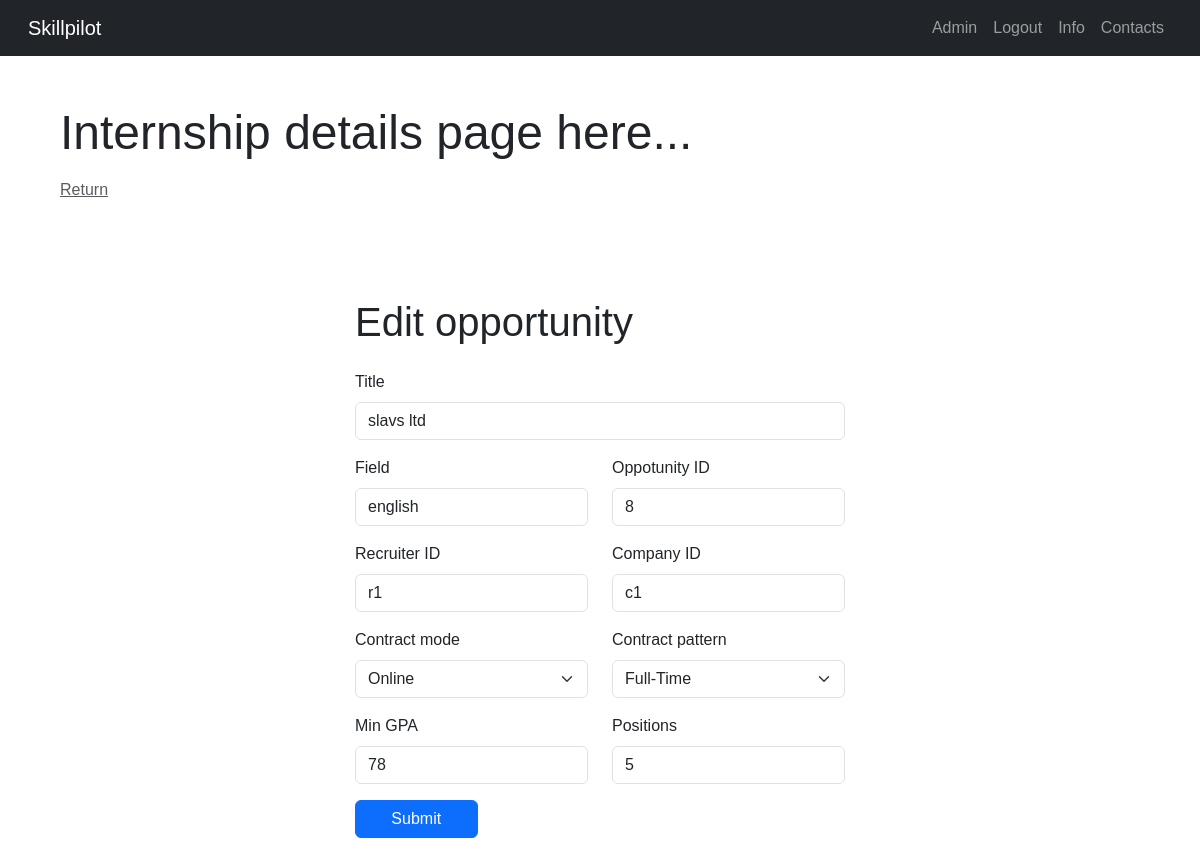
The app's page /internship-details/8/ (signed in) with its own data.
### core/models.py (models this page shows)
class Internship(models.Model):
    class pattern(models.TextChoices):
        FULL_TIME = 'FT', _('Full-Time')
        PART_TIME = 'PT', _('Part-Time')
    class mode(models.TextChoices):
        ONLINE = 'online', _('Online')
        IN_PERSON = 'in-person', _('In-Person')
        HYBRID = 'hybrid', _('Hybrid')
    internshipID = models.CharField(max_length = 10, primary_key= True)
    companyID = models.ForeignKey('core.Company', on_delete = models.CASCADE)
    recruiterID = models.ForeignKey('core.Recruiter', on_delete = models.CASCADE)
    contractMode = models.CharField(max_length=10, choices= mode.choices)
    contractPattern = models.CharField(max_length = 2, choices= pattern.choices)
    numberPositions = models.SmallIntegerField()
    field = models.CharField(max_length = 20)
    title = models.CharField(max_length = 30)
    minGPA = models.SmallIntegerField()

### core/decorators.py (the view)
        def wrapper_func(request, *args, **kwargs):
            group = None
            if request.user.groups.exists():
                group = request.user.groups.all()[0].name
            if group in allowed_roles:
                return view_func(request, *args, **kwargs)
            else:
                return redirect('home')

### core/views.py (called while the page is built)
@login_required
@allowed_users(allowed_roles=['Admin'])
def internshipDetails(request, internshipID):
    internship = get_object_or_404(Internship, pk=internshipID)
    if request.method == 'POST':
        form = InternshipForm(request.POST, instance=internship)
        if form.is_valid():
            form.save()
    else:
        form = InternshipForm(instance=internship)
    context = {'form': form, 'internship': internship}
    return render(request, 'internship-details.html', context)

### core/templates/internship-details.html (shortened to what this page needs)
{% extends "base.html" %}
{% load static %}
{% block content %}
    <div class="container-fluid">
        <p class="display-5 mt-5 ms-5">Internship details page here...</p>
        <a class="text-muted mt-5 ms-5" href="{% url 'admin_page' %}">Return</a>
        <div class="row my-5 justify-content-center">
            <div class="col-md-auto mx-5">
                <h3 class="display-6 mt-5 mb-4">Edit opportunity</h3>
                <form method="POST" action="{% url 'internship-details' internship.internshipID %}" autocomplete="off" enctype="multipart/form-data">
                    <div class="mb-3">
                        <label for="titleInput" class="form-label">Title</label>
                        {{ form.title }}
                    </div>
                    <div class="row">
                        <div class="mb-3 col">
                            <label for="fieldInput" class="form-label">Field</label>
                            {{ form.field }}
                        </div>
                        <div class="mb-3 col">
                            <label for="internshipIDInput" class="form-label">Oppotunity ID</label>
                            {{ form.internshipID }}
                        </div>
                    </div>
                    <div class="row">
                        <div class="mb-3 col">
                            <label for="recruiterIDInput" class="form-label">Recruiter ID</label>
                            {{ form.recruiterID }}
                        </div>
                        <div class="mb-3 col">
                            <label for="companyIDInput" class="form-label">Company ID</label>
                            {{ form.companyID }}
                        </div>
                    </div>
                    <div class="row mb-3">
                        <div class="col">
                            <label for="contractmodeInput" class="form-label">Contract mode</label>
                            {{ form.contractMode }}
                        </div>
                        <div class="col">
                            <label for="contractpatternInput" class="form-label">Contract pattern</label>
                            {{ form.contractPattern }}
                        </div>
                    </div>
                    <div class="row mb-3">
                        <div class="col">
                            <label for="minGPAInput" class="form-label">Min GPA</label>
                            {{ form.minGPA }}
                        </div>
                        <div class="col">
                            <label for="numberPositionsInput" class="form-label">Positions</label>
                            {{ form.numberPositions }}
                        </div>
                    </div>
                    <div class="mb-3">
                        <button type="submit" class="btn btn-primary col-3">Submit</button>
                    </div>
                </form>
            </div>
        </div>
    </div>
{% endblock %}

### core/static/css/styles.css (style rules this page uses)
* { margin: 0; padding: 0; box-sizing: border-box; font-family: Arial, Helvetica, sans-serif; box-sizing: border-box; }

### core/static/css/signin.css (style rules this page uses)
html, body { height: 100%; }

### records on screen
Internship: title "slavs ltd", field "english", internshipID "8", recruiterID "r1", companyID "c1", contractMode "Online", contractPattern "Full-Time", minGPA "78", numberPositions "5"
